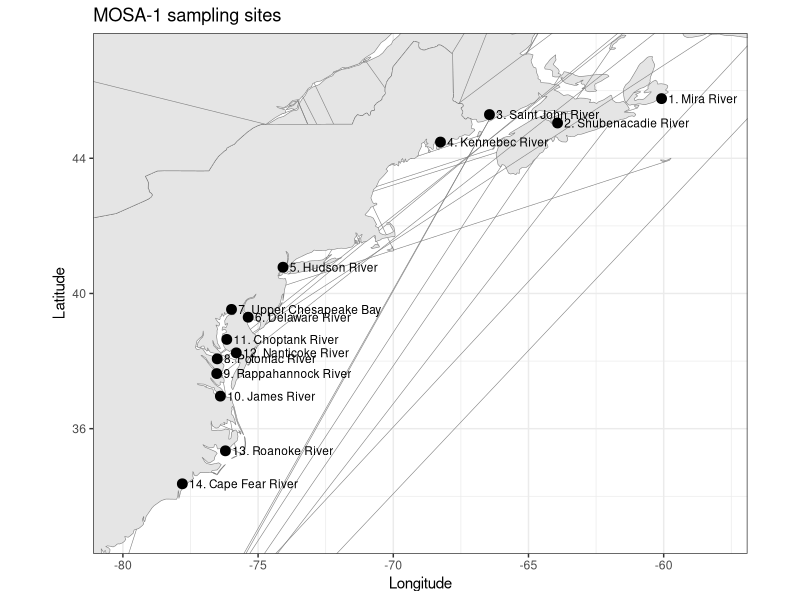
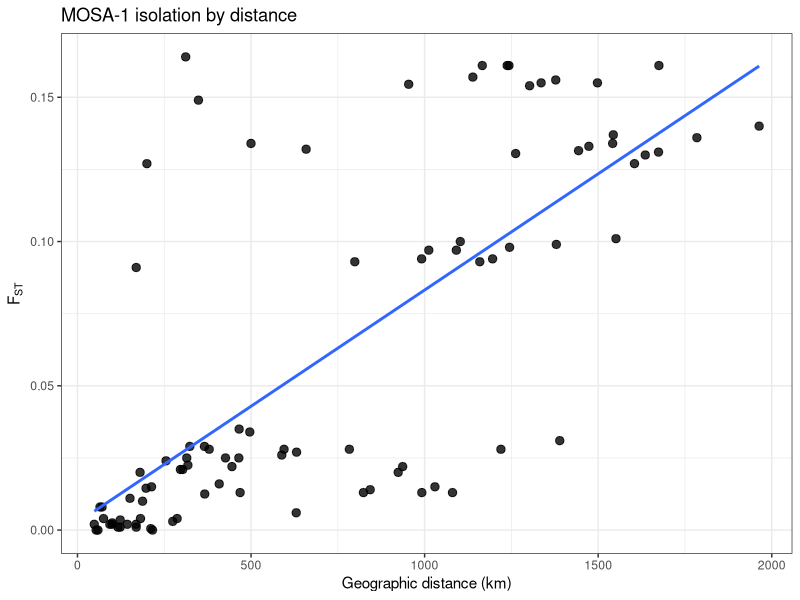

Write R code to recreate these figures, in order. (Note: this script raises an error after producing the figures.)
#-----------------
# MOSA-1
# Morone saxatilis
# striped bass
#-----------------

# updated using uploaded Figure 1 coordinates from LeBlanc et al. (2020)
# BD-MICHI / Bras d'Or-Miramichi removed from sites and FST calculations
# Hudson and Delaware pooled across years to match Figure 1 site-level locations

# -----------------------------
# retained site IDs
# original Figure 1 site numbers in parentheses
# -----------------------------
# 1  Mira River (2)
# 2  Shubenacadie River (3)
# 3  Saint John River (4)
# 4  Kennebec River (5)
# 5  Hudson River (6)
# 6  Delaware River (7)
# 7  Upper Chesapeake Bay (8)
# 8  Potomac River (9)
# 9  Rappahannock River (10)
# 10 James River (11)
# 11 Choptank River (12)
# 12 Nanticoke River (13)
# 13 Roanoke River (14)
# 14 Cape Fear River (15)

# -----------------------------
# coordinates
# digitized from uploaded Figure 1 CSV
# -----------------------------
MOSA_1_coords <- data.frame(
  site = 1:14,
  lat = c(
    45.7648906, 45.0437827, 45.2930963, 44.4798915, 40.7762392, 39.2978876, 39.5288732, 38.0664161, 37.6298330, 36.9628787, 38.6406970, 38.2430349, 35.3449110, 34.3690049
  ),
  lon = c(
    -60.0778873, -63.9253196, -66.4432289, -68.2552946, -74.0792068, -75.3669779, -75.9829762, -76.5114190, -76.5295119, -76.3944973, -76.1579983, -75.8065188, -76.2082210, -77.8017184
  )
)

# -----------------------------
# pairwise FST matrix
# BD-MICHI removed
# HUD2012 + HUD2014 pooled to Hudson River
# DEL2012 + DEL2014 pooled to Delaware River
# -----------------------------
n_sites <- 14
MOSA_1_fst <- matrix(c(
  0.0000, 0.1640, 0.1340, 0.1320, 0.1305, 0.1315, 0.1330, 0.1270, 0.1300, 0.1310, 0.1340, 0.1370, 0.1360, 0.1400, 0.1640, 0.0000, 0.1270, 0.1490, 0.1545, 0.1570, 0.1610, 0.1540, 0.1550, 0.1560, 0.1610, 0.1610, 0.1550, 0.1610, 0.1340, 0.1270, 0.0000, 0.0910, 0.0930, 0.0940, 0.0970, 0.0930, 0.0940, 0.0980, 0.0970, 0.1000, 0.0990, 0.1010, 0.1320, 0.1490, 0.0910, 0.0000, 0.0060, 0.0130, 0.0140, 0.0130, 0.0150, 0.0130, 0.0200, 0.0220, 0.0280, 0.0310, 0.1305, 0.1545, 0.0930, 0.0060, 0.0000, 0.0145, 0.0150, 0.0125, 0.0160, 0.0130, 0.0210, 0.0225, 0.0270, 0.0280, 0.1315, 0.1570, 0.0940, 0.0130, 0.0145, 0.0000, 0.0000, 0.0010, 0.0005, 0.0030, 0.0025, 0.0035, 0.0220, 0.0260, 0.1330, 0.1610, 0.0970, 0.0140, 0.0150, 0.0000, 0.0000, 0.0020, 0.0000, 0.0040, 0.0020, 0.0020, 0.0250, 0.0280, 0.1270, 0.1540, 0.0930, 0.0130, 0.0125, 0.0010, 0.0020, 0.0000, 0.0020, 0.0010, 0.0080, 0.0080, 0.0210, 0.0250, 0.1300, 0.1550, 0.0940, 0.0150, 0.0160, 0.0005, 0.0000, 0.0020, 0.0000, 0.0040, 0.0010, 0.0020, 0.0240, 0.0280, 0.1310, 0.1560, 0.0980, 0.0130, 0.0130, 0.0030, 0.0040, 0.0010, 0.0040, 0.0000, 0.0100, 0.0110, 0.0200, 0.0250, 0.1340, 0.1610, 0.0970, 0.0200, 0.0210, 0.0025, 0.0020, 0.0080, 0.0010, 0.0100, 0.0000, 0.0000, 0.0290, 0.0340, 0.1370, 0.1610, 0.1000, 0.0220, 0.0225, 0.0035, 0.0020, 0.0080, 0.0020, 0.0110, 0.0000, 0.0000, 0.0290, 0.0350, 0.1360, 0.1550, 0.0990, 0.0280, 0.0270, 0.0220, 0.0250, 0.0210, 0.0240, 0.0200, 0.0290, 0.0290, 0.0000, 0.0040, 0.1400, 0.1610, 0.1010, 0.0310, 0.0280, 0.0260, 0.0280, 0.0250, 0.0280, 0.0250, 0.0340, 0.0350, 0.0040, 0.0000
), nrow = 14, byrow = TRUE)

rownames(MOSA_1_fst) <- colnames(MOSA_1_fst) <- as.character(1:14)
diag(MOSA_1_fst) <- 0
MOSA_1_fst[MOSA_1_fst < 0] <- 0

# -----------------------------
# plotting packages
# -----------------------------
library(ggplot2)
library(dplyr)
library(geosphere)

# -----------------------------
# site labels for plotting only
# not written into MOSA_1_coords
# -----------------------------
plot_labs <- c(
  "1. Mira River",
  "2. Shubenacadie River",
  "3. Saint John River",
  "4. Kennebec River",
  "5. Hudson River",
  "6. Delaware River",
  "7. Upper Chesapeake Bay",
  "8. Potomac River",
  "9. Rappahannock River",
  "10. James River",
  "11. Choptank River",
  "12. Nanticoke River",
  "13. Roanoke River",
  "14. Cape Fear River"
)

plot_df <- MOSA_1_coords
plot_df$label <- plot_labs

# -----------------------------
# base map: US + Canada
# -----------------------------
usa <- ggplot2::map_data("world", region = "USA")
can <- ggplot2::map_data("world", region = "Canada")
world_map <- bind_rows(usa, can)

# -----------------------------
# site map
# -----------------------------
ggplot() +
  geom_polygon(
    data = world_map,
    aes(x = long, y = lat, group = group),
    fill = "grey90", color = "grey50", linewidth = 0.2
  ) +
  geom_point(
    data = plot_df,
    aes(x = lon, y = lat),
    size = 3
  ) +
  geom_text(
    data = plot_df,
    aes(x = lon, y = lat, label = label),
    hjust = 0, nudge_x = 0.25, size = 3
  ) +
  coord_fixed(1.25, xlim = c(-80, -58), ylim = c(33, 47)) +
  theme_bw() +
  labs(
    title = "MOSA-1 sampling sites",
    x = "Longitude",
    y = "Latitude"
  )

# -----------------------------
# pairwise geographic distance
# Euclidean / great-circle distance in km
# -----------------------------
coords_mat <- as.matrix(MOSA_1_coords[, c("lon", "lat")])
geo_dist_km <- geosphere::distm(coords_mat, fun = geosphere::distGeo) / 1000
rownames(geo_dist_km) <- colnames(geo_dist_km) <- as.character(MOSA_1_coords$site)

# -----------------------------
# pairwise dataframe for IBD plot
# -----------------------------
ibd_df <- data.frame(
  site1   = rownames(MOSA_1_fst)[row(MOSA_1_fst)[upper.tri(MOSA_1_fst)]],
  site2   = colnames(MOSA_1_fst)[col(MOSA_1_fst)[upper.tri(MOSA_1_fst)]],
  fst     = MOSA_1_fst[upper.tri(MOSA_1_fst)],
  dist_km = geo_dist_km[upper.tri(geo_dist_km)]
)

# -----------------------------
# IBD plot
# -----------------------------
ggplot(ibd_df, aes(x = dist_km, y = fst)) +
  geom_point(size = 2.5, alpha = 0.8) +
  geom_smooth(method = "lm", se = FALSE) +
  theme_bw() +
  labs(
    title = "MOSA-1 isolation by distance",
    x = "Geographic distance (km)",
    y = expression(F[ST])
  )

# -----------------------------
# save RData
# -----------------------------
save(
  MOSA_1_fst,
  MOSA_1_coords,
  file = file.path("/Users/johnmccall/Library/CloudStorage/OneDrive-TheOhioStateUniversity/Spring_2026/Landgen_DGS/DGS-Patterns-of-Fish-Diversity/DGS-Patterns-of-Fish-Diversity/Objective 2/Data/MOSA-1/data/MOSA-1.RData")
)
